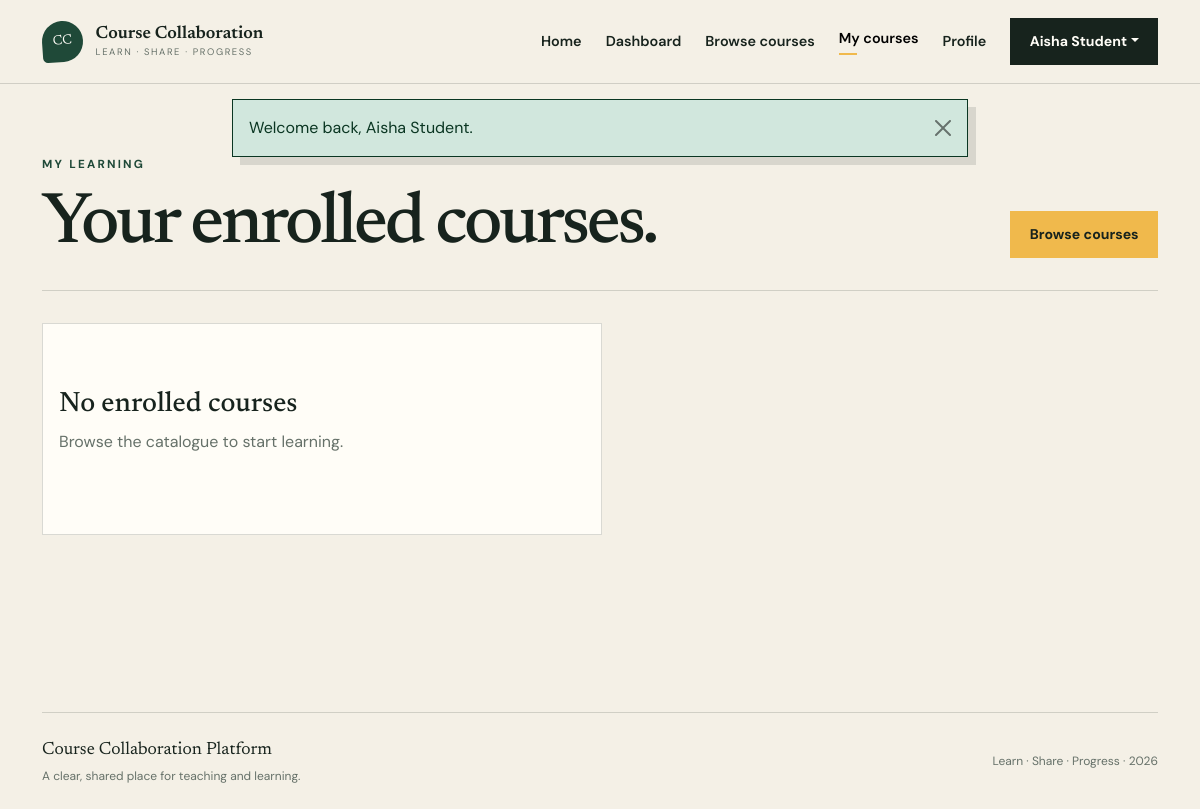
The app's page /student/enrolled.php (signed in), older data.
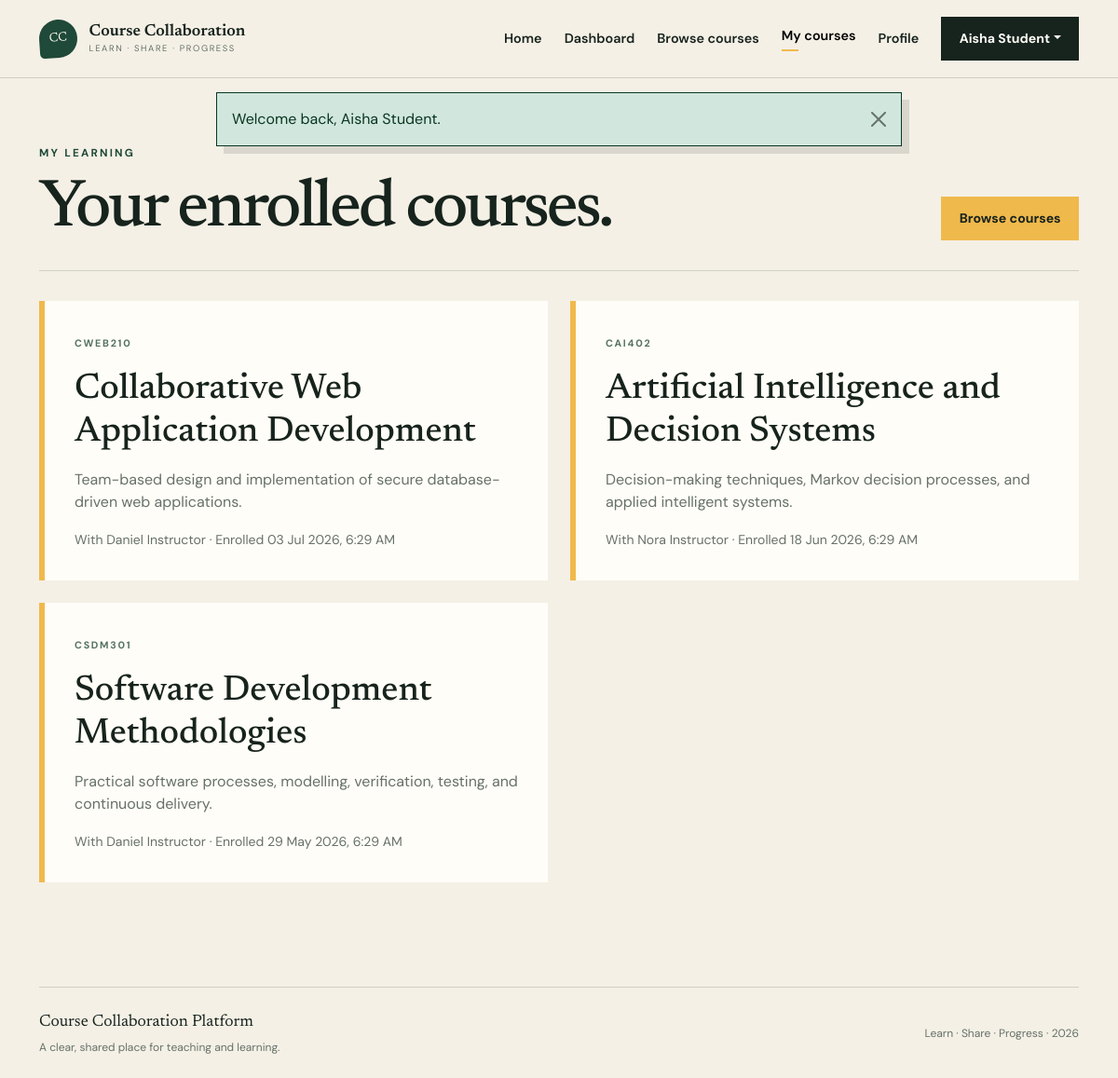
The same page, newer data.
### tables this page shows
CREATE TABLE enrolments (
    id BIGINT UNSIGNED AUTO_INCREMENT PRIMARY KEY,
    course_id BIGINT UNSIGNED NOT NULL,
    student_id BIGINT UNSIGNED NOT NULL,
    status ENUM('active', 'withdrawn') NOT NULL DEFAULT 'active',
    enrolled_at TIMESTAMP NOT NULL DEFAULT CURRENT_TIMESTAMP,
    UNIQUE KEY uq_enrolments_course_student (course_id, student_id),
    KEY idx_enrolments_student (student_id),
    CONSTRAINT fk_enrolments_course
        FOREIGN KEY (course_id) REFERENCES courses(id)
        ON UPDATE CASCADE ON DELETE CASCADE,
    CONSTRAINT fk_enrolments_student
        FOREIGN KEY (student_id) REFERENCES users(id)
        ON UPDATE CASCADE ON DELETE CASCADE
);

CREATE TABLE courses (
    id BIGINT UNSIGNED AUTO_INCREMENT PRIMARY KEY,
    instructor_id BIGINT UNSIGNED NOT NULL,
    course_code VARCHAR(30) NOT NULL,
    title VARCHAR(180) NOT NULL,
    description TEXT NULL,
    is_published TINYINT(1) NOT NULL DEFAULT 1,
    created_at TIMESTAMP NOT NULL DEFAULT CURRENT_TIMESTAMP,
    updated_at TIMESTAMP NOT NULL DEFAULT CURRENT_TIMESTAMP ON UPDATE CURRENT_TIMESTAMP,
    UNIQUE KEY uq_courses_code (course_code),
    KEY idx_courses_instructor (instructor_id),
    CONSTRAINT fk_courses_instructor
        FOREIGN KEY (instructor_id) REFERENCES users(id)
        ON UPDATE CASCADE ON DELETE RESTRICT
);

CREATE TABLE users (
    id BIGINT UNSIGNED AUTO_INCREMENT PRIMARY KEY,
    full_name VARCHAR(120) NOT NULL,
    email VARCHAR(190) NOT NULL,
    password_hash VARCHAR(255) NOT NULL,
    role ENUM('student', 'instructor') NOT NULL DEFAULT 'student',
    is_active TINYINT(1) NOT NULL DEFAULT 1,
    created_at TIMESTAMP NOT NULL DEFAULT CURRENT_TIMESTAMP,
    updated_at TIMESTAMP NOT NULL DEFAULT CURRENT_TIMESTAMP ON UPDATE CURRENT_TIMESTAMP,
    UNIQUE KEY uq_users_email (email),
    KEY idx_users_role (role)
);

### config/app.php (called while the page is built, shortened)
<?php
function url(string $path = ''): string
{
    return BASE_URL . ($path !== '' ? '/' . ltrim($path, '/') : '');
}
function e(?string $value): string
{
    return htmlspecialchars($value ?? '', ENT_QUOTES | ENT_SUBSTITUTE, 'UTF-8');
}

### includes/auth.php (called while the page is built, shortened)
<?php
require_once __DIR__ . '/../config/app.php';
require_once __DIR__ . '/../config/database.php';
function current_user(): ?array
{
    return isset($_SESSION['user']) && is_array($_SESSION['user']) ? $_SESSION['user'] : null;
}
function pull_flashes(): array
{
    $flashes = $_SESSION['flashes'] ?? [];
    return is_array($flashes) ? $flashes : [];
}
function format_datetime(?string $value, string $fallback = 'Not available'): string
{
    $timestamp = strtotime($value);
    return $timestamp === false ? $fallback : date('d M Y, g:i A', $timestamp);
}

### config/database.php (called while the page is built, shortened)
<?php
function database(): PDO
{
    static $connection = null;
    $host = getenv('DB_HOST') ?: '127.0.0.1';
    $port = getenv('DB_PORT') ?: '3306';
    $name = getenv('DB_NAME') ?: 'course_collaboration';
    $username = getenv('DB_USER') ?: 'root';
    $password = getenv('DB_PASS') ?: '';
    $dsn = "mysql:host={$host};port={$port};dbname={$name};charset=utf8mb4";
    try {
        $connection = new PDO($dsn, $username, $password, [
            PDO::ATTR_ERRMODE => PDO::ERRMODE_EXCEPTION,
            PDO::ATTR_DEFAULT_FETCH_MODE => PDO::FETCH_ASSOC,
            PDO::ATTR_EMULATE_PREPARES => false,
        ]);
    } catch (PDOException $exception) {
        error_log('Database connection failed: ' . $exception->getMessage());
        throw new RuntimeException('Unable to connect to the database. Check the application configuration.');
    }
    return $connection;
}

### student/enrolled.php (the view, shortened to what this page needs)
<?php
require_once __DIR__ . '/../includes/auth.php';
$user = require_role('student');
$statement = database()->prepare(
    'SELECT c.id, c.course_code, c.title, c.description, u.full_name AS instructor_name, e.enrolled_at
     FROM enrolments e JOIN courses c ON c.id = e.course_id JOIN users u ON u.id = c.instructor_id
     WHERE e.student_id = :student_id AND e.status = :status ORDER BY e.enrolled_at DESC'
);
$statement->execute(['student_id' => $user['id'], 'status' => 'active']);
$courses = $statement->fetchAll();
$activePage = 'my-courses';
require __DIR__ . '/../includes/header.php';
?>
<section class="app-shell"><div class="container"><div class="page-heading"><div><p class="eyebrow">My learning</p><h1>Your enrolled courses.</h1></div><a class="btn btn-sun" href="<?= e(url('student/courses.php')) ?>">Browse courses</a></div>
<?php if ($courses === []): ?><div class="content-panel empty-state"><h3>No enrolled courses</h3><p>Browse the catalogue to start learning.</p></div><?php else: ?><div class="row g-4"><?php foreach ($courses as $course): ?><div class="col-md-6"><a class="enrolled-card" href="<?= e(url('student/course.php?id=' . $course['id'])) ?>"><span><?= e($course['course_code']) ?></span><h2><?= e($course['title']) ?></h2><p><?= e($course['description'] ?: 'Open the course to view learning activities.') ?></p><small>With <?= e($course['instructor_name']) ?> · Enrolled <?= e(format_datetime($course['enrolled_at'])) ?></small></a></div><?php endforeach; ?></div><?php endif; ?>
</div></section>
<?php require __DIR__ . '/../includes/footer.php'; ?>

### includes/header.php (shortened to what this page needs)
<?php
require_once __DIR__ . '/auth.php';
$activePage = $activePage ?? 'home';
$authenticatedUser = current_user();
$flashes = pull_flashes();
?>
<!doctype html>
<html lang="en">
<head>
    <link href="https://cdn.jsdelivr.net/npm/bootstrap@5.3.3/dist/css/bootstrap.min.css" rel="stylesheet">
    <link rel="stylesheet" href="<?= e(url('assets/css/style.css')) ?>">
</head>
<body>
<header class="site-header">
    <nav class="navbar navbar-expand-lg" aria-label="Main navigation">
        <div class="container py-2">
            <a class="navbar-brand brand-lockup" href="<?= e(url()) ?>" aria-label="Course Collaboration Platform home">
                <span class="brand-mark" aria-hidden="true">CC</span>
                <span>
                    <strong>Course Collaboration</strong>
                    <small>Learn · Share · Progress</small>
                </span>
            </a>
            <div class="collapse navbar-collapse" id="mainNavigation">
                <ul class="navbar-nav ms-auto align-items-lg-center gap-lg-2">
                    <li class="nav-item">
                        <a class="nav-link <?= $activePage === 'home' ? 'active' : '' ?>" <?= $activePage === 'home' ? 'aria-current="page"' : '' ?> href="<?= e(url()) ?>">Home</a>
                    </li>
                    <?php if ($authenticatedUser === null): ?>
                        <li class="nav-item"><a class="nav-link <?= $activePage === 'login' ? 'active' : '' ?>" href="<?= e(url('auth/login.php')) ?>">Sign in</a></li>
                        <li class="nav-item ms-lg-2"><a class="btn btn-ink" href="<?= e(url('auth/register.php')) ?>">Create account</a></li>
                    <?php elseif ($authenticatedUser['role'] === 'student'): ?>
                        <li class="nav-item"><a class="nav-link <?= $activePage === 'student-dashboard' ? 'active' : '' ?>" href="<?= e(url('student/dashboard.php')) ?>">Dashboard</a></li>
                        <li class="nav-item"><a class="nav-link <?= $activePage === 'browse-courses' ? 'active' : '' ?>" href="<?= e(url('student/courses.php')) ?>">Browse courses</a></li>
                        <li class="nav-item"><a class="nav-link <?= $activePage === 'my-courses' ? 'active' : '' ?>" href="<?= e(url('student/enrolled.php')) ?>">My courses</a></li>
                        <li class="nav-item"><a class="nav-link <?= $activePage === 'student-profile' ? 'active' : '' ?>" href="<?= e(url('student/profile.php')) ?>">Profile</a></li>
                    <?php endif; ?>
                    <?php if ($authenticatedUser !== null): ?>
                        <li class="nav-item dropdown ms-lg-2">
                            <button class="btn btn-ink dropdown-toggle" data-bs-toggle="dropdown" type="button" aria-expanded="false"><?= e($authenticatedUser['full_name']) ?></button>
                        </li>
                    <?php endif; ?>
                </ul>
            </div>
        </div>
    </nav>
</header>
<?php if ($flashes !== []): ?>
    <div class="flash-stack container" aria-live="polite">
        <?php foreach ($flashes as $flash): ?>
            <div class="alert alert-<?= e(in_array($flash['type'], ['success', 'danger', 'warning', 'info'], true) ? $flash['type'] : 'info') ?> alert-dismissible fade show" role="alert">
                <?= e($flash['message']) ?>
                <button type="button" class="btn-close" data-bs-dismiss="alert" aria-label="Close"></button>
            </div>
        <?php endforeach; ?>
    </div>
<?php endif; ?>
<main id="main-content">

### includes/footer.php (shortened to what this page needs)
    </main>
    <footer class="site-footer">
        <div class="container">
            <div class="footer-rule"></div>
            <div class="row align-items-center gy-3 py-4">
                <div class="col-md-7">
                    <p class="footer-title mb-1">Course Collaboration Platform</p>
                    <p class="footer-copy mb-0">A clear, shared place for teaching and learning.</p>
                </div>
                <div class="col-md-5 text-md-end">
                    <p class="footer-copy mb-0">Learn · Share · Progress · <span data-current-year><?= date('Y') ?></span></p>
                </div>
            </div>
        </div>
    </footer>
</body>
</html>

### assets/css/style.css (style rules this page uses)
:root { --ink: #17231d; --forest: #1f4938; --moss: #54725f; --sun: #f0b94c; --cream: #f4f0e6; --paper: #fffdf7; --line: rgba(23, 35, 29, 0.16); --muted: #667169; --display: "Newsreader", Georgia, serif; --body: "DM Sans", sans-serif; }
html { scroll-behavior: smooth; }
body { background: var(--cream); color: var(--ink); font-family: var(--body); overflow-x: hidden; -webkit-font-smoothing: antialiased; }
.site-header { background: rgba(244, 240, 230, .9); border-bottom: 1px solid var(--line); backdrop-filter: blur(14px); position: relative; z-index: 20; }
.brand-lockup { align-items: center; display: flex; gap: .8rem; white-space: normal; }
.brand-lockup > span:last-child { display: flex; flex-direction: column; line-height: 1.05; }
.brand-lockup strong { color: var(--ink); font-family: var(--display); font-size: 1.1rem; font-weight: 600; }
.brand-lockup small { color: var(--muted); font-size: .59rem; letter-spacing: .17em; margin-top: .32rem; text-transform: uppercase; }
.brand-mark { align-items: center; background: var(--forest); border-radius: 50% 50% 50% 12%; color: var(--paper); display: inline-flex; font-family: var(--display); font-size: .85rem; height: 2.55rem; justify-content: center; transform: rotate(-4deg); width: 2.55rem; }
.nav-link { color: var(--ink); font-size: .9rem; font-weight: 600; }
.nav-link:hover, .nav-link.active { color: var(--forest); }
.nav-link.active::after { background: var(--sun); content: ""; display: block; height: 2px; margin-top: .2rem; width: 1.15rem; }
.btn { border-radius: 0; font-size: .88rem; font-weight: 700; padding: .76rem 1.15rem; }
.btn-ink { background: var(--ink); color: var(--paper); }
.btn-sun { background: var(--sun); border: 1px solid var(--sun); color: var(--ink); }
.eyebrow { color: var(--forest); font-size: .73rem; font-weight: 700; letter-spacing: .19em; margin-bottom: 1.25rem; text-transform: uppercase; }
.site-footer { background: var(--cream); }
.footer-rule { border-top: 1px solid var(--line); }
.footer-title { font-family: var(--display); font-size: 1.1rem; }
.footer-copy { color: var(--muted); font-size: .75rem; }
.flash-stack { left: 50%; max-width: 760px; position: fixed; top: 6.2rem; transform: translateX(-50%); width: calc(100% - 2rem); z-index: 1080; }
.flash-stack .alert { border: 1px solid currentColor; border-radius: 0; box-shadow: 8px 8px 0 rgba(23,35,29,.12); }
.app-shell { min-height: calc(100vh - 172px); padding: 4.5rem 0 7rem; }
.page-heading { align-items: end; border-bottom: 1px solid var(--line); display: flex; gap: 2rem; justify-content: space-between; margin-bottom: 2rem; padding-bottom: 2rem; }
.page-heading h1 { font-family: var(--display); font-size: clamp(3rem, 6vw, 5.7rem); letter-spacing: -.045em; line-height: .9; margin: 0; }
.enrolled-card { background: var(--paper); border-left: 6px solid var(--sun); color: var(--ink); display: block; min-height: 250px; padding: 2rem; text-decoration: none; transition: transform .2s ease; }
.enrolled-card > span { color: var(--moss); font-size: .67rem; font-weight: 700; letter-spacing: .16em; }
.enrolled-card h2 { font-family: var(--display); font-size: 2.4rem; margin: 1rem 0; }
.enrolled-card p, .enrolled-card small { color: var(--muted); }
.content-panel { background: var(--paper); border: 1px solid var(--line); padding: clamp(1.5rem, 4vw, 3rem); }
.empty-state { color: var(--muted); max-width: 560px; padding: 4rem 1rem; }
.empty-state h1, .empty-state h3 { color: var(--ink); font-family: var(--display); }

Row changes from the older to the newer data that the page shows:
added enrolments: course.course_code "CWEB210", course.title "Collaborative Web Application Development", course.description "Team-based design and implementation of secure database-driven web applications.", users.full_name "Daniel Instructor", enrolled_at "03 Jul 2026, 6:29 AM"
added enrolments: course.course_code "CAI402", course.title "Artificial Intelligence and Decision Systems", course.description "Decision-making techniques, Markov decision processes, and applied intelligent systems.", users.full_name "Nora Instructor", enrolled_at "18 Jun 2026, 6:29 AM"
added enrolments: course.course_code "CSDM301", course.title "Software Development Methodologies", course.description "Practical software processes, modelling, verification, testing, and continuous delivery.", users.full_name "Daniel Instructor", enrolled_at "29 May 2026, 6:29 AM"
Text that changed along with them:
text no longer shown: "No enrolled courses Browse the catalogue to start learning."
